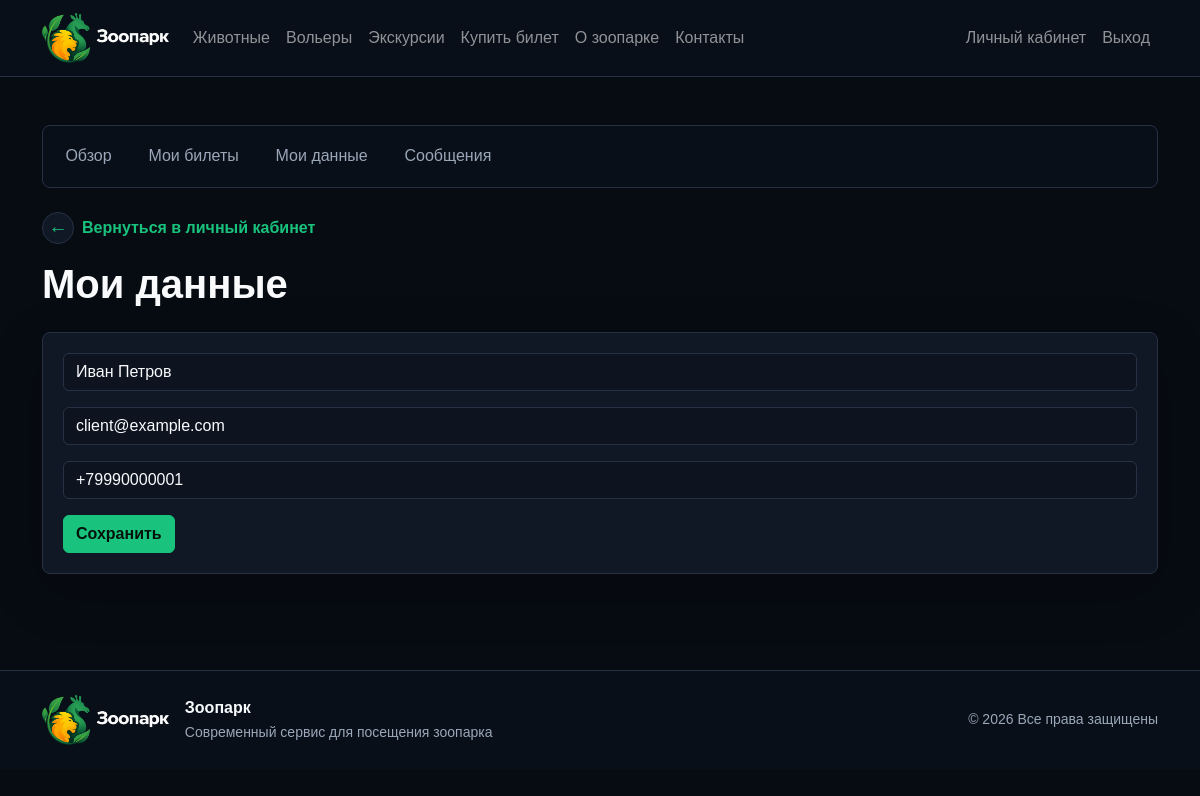
/client/profile.php (signed in), run on the app's committed database.
### tables this page shows
CREATE TABLE users (
    id INT AUTO_INCREMENT PRIMARY KEY,
    role_id INT NOT NULL,
    login VARCHAR(80) NOT NULL UNIQUE,
    password VARCHAR(120) NOT NULL,
    full_name VARCHAR(160) NOT NULL,
    email VARCHAR(160) NOT NULL,
    phone VARCHAR(40),
    created_at DATETIME NOT NULL DEFAULT CURRENT_TIMESTAMP,
    CONSTRAINT fk_users_role FOREIGN KEY (role_id) REFERENCES roles(id)
);

### config/db.php (called while the page is built, shortened)
<?php
function db(): PDO
{
    static $pdo = null;
    if ($pdo instanceof PDO) {
        return $pdo;
    }
    $dsn = 'mysql:host=' . DB_HOST . ';dbname=' . DB_NAME . ';charset=' . DB_CHARSET;
    $pdo = new PDO($dsn, DB_USER, DB_PASS, [
        PDO::ATTR_ERRMODE => PDO::ERRMODE_EXCEPTION,
        PDO::ATTR_DEFAULT_FETCH_MODE => PDO::FETCH_ASSOC,
        PDO::ATTR_EMULATE_PREPARES => false,
    ]);
    return $pdo;
}

### includes/functions.php (called while the page is built, shortened)
<?php
require_once __DIR__ . '/../config/db.php';
function e(?string $value): string
{
    return htmlspecialchars((string)$value, ENT_QUOTES | ENT_SUBSTITUTE, 'UTF-8');
}
function current_user(): ?array
{
    $stmt = db()->prepare('SELECT u.*, r.name AS role_name FROM users u JOIN roles r ON r.id = u.role_id WHERE u.id = ?');
    $stmt->execute([$_SESSION['user_id']]);
    return $stmt->fetch() ?: null;
}
function has_role(array|string $roles): bool
{
    $user = current_user();
    $roles = (array)$roles;
    return in_array($user['role_name'], $roles, true);
}

### client/profile.php (the view, shortened to what this page needs)
<?php
require __DIR__ . '/../includes/functions.php';
require __DIR__ . '/../templates/header.php';
?>
<section class="container py-5">
    <?php require __DIR__ . '/../templates/client_nav.php'; ?>
    <?php require __DIR__ . '/../templates/client_back.php'; ?>
    <h1 class="section-title">Мои данные</h1>
    <form method="post" class="app-panel">
        <input class="form-control mb-3" name="full_name" value="<?= e($user['full_name']) ?>" required>
        <input class="form-control mb-3" type="email" name="email" value="<?= e($user['email']) ?>" required>
        <input class="form-control mb-3" name="phone" value="<?= e($user['phone']) ?>">
        <button class="btn btn-accent">Сохранить</button>
    </form>
</section>
<?php require __DIR__ . '/../templates/footer.php'; ?>

### assets/css/style.css (style rules this page uses)
:root { --bg: #070b12; --panel: #101826; --panel-2: #151f2f; --line: #263244; --text: #f8fafc; --muted: #9aa7b8; --green: #19c37d; --orange: #ff9f1c; --blue: #0f2742; }
body { background: var(--bg); color: var(--text); font-family: Arial, sans-serif; }
.btn-accent { background: var(--green); border-color: var(--green); color: #03120b; font-weight: 700; }
.section-title { margin-bottom: 1.5rem; font-weight: 800; }
.app-card, .app-panel, .auth-card, .metric-card { position: relative; z-index: 2; background: var(--panel); border: 1px solid var(--line); border-radius: 8px; padding: 1.25rem; box-shadow: 0 18px 55px rgba(0, 0, 0, 0.18); }
.form-control, .form-select { background-color: #0d1420; border-color: var(--line); color: var(--text); }
.form-control::placeholder { color: #fff; }

### data on the page
users: full_name "Иван Петров", email "client@example.com", phone "+79990000001"
